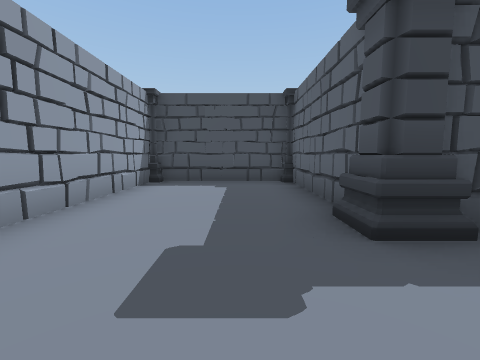
View 1 (above)

16 first-person views from a walk through a 3-D level made in the Unity game engine. The camera is 1.4 m above the floor, tilts 6° down and sees 90° across. The floor is counted in squares, 2 m on a side. Each view is taken from the middle of a square. On the plan, view 1 faces up. The plan holds only what a view shows up to about 9 squares ahead; the rest is blank. The place goes on beyond the plan. Some animated figures are left out.

View 2
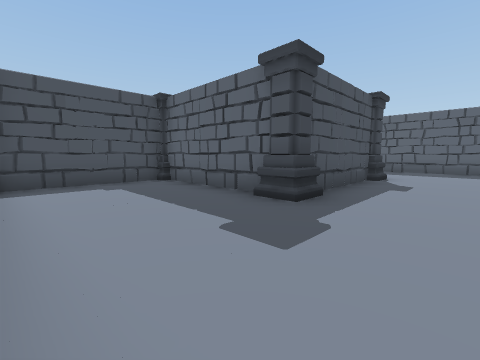

View 3
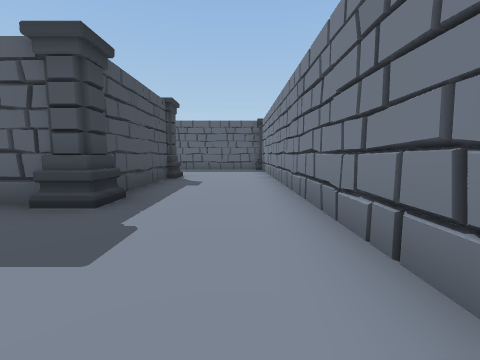

View 4
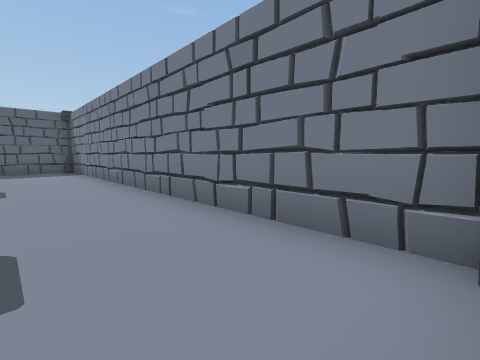

View 5
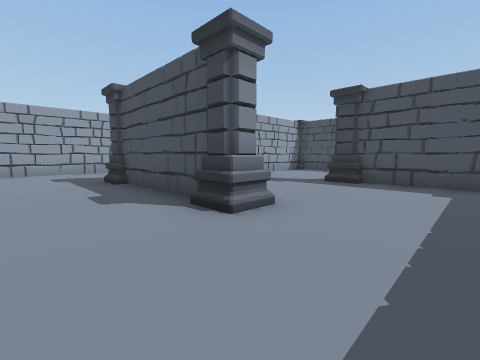

View 6
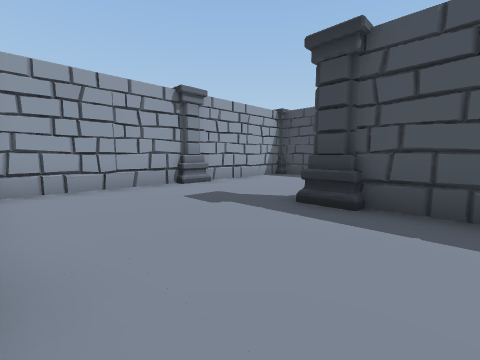

View 7
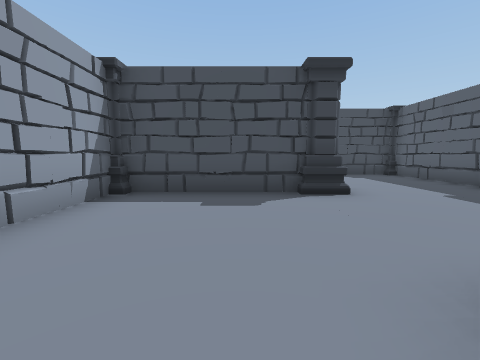

View 8
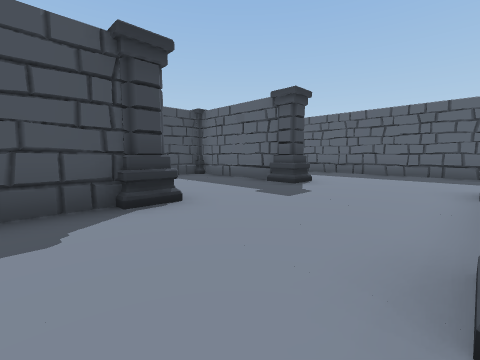

View 9
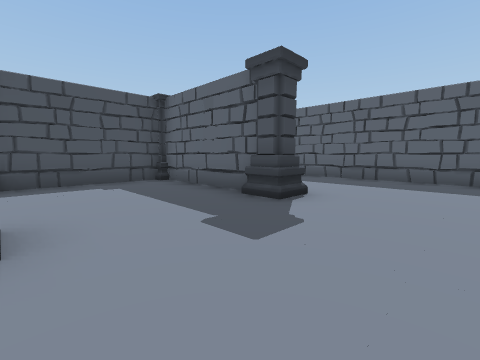

View 10
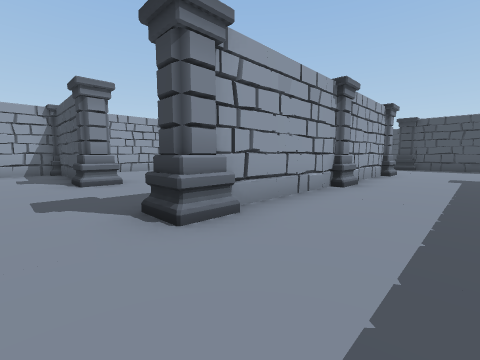

View 11
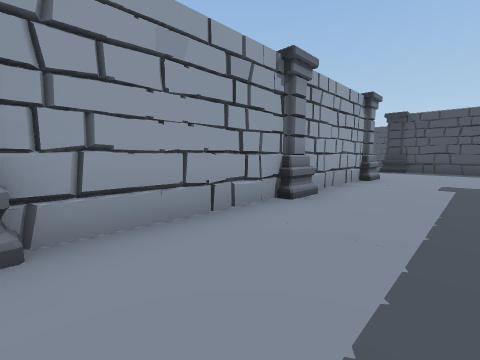

View 12
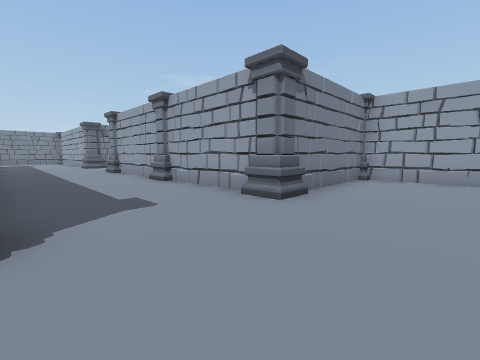

View 13
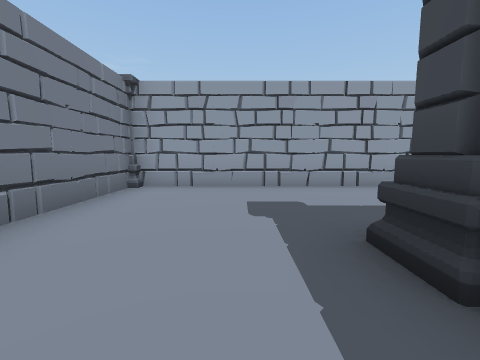

View 14
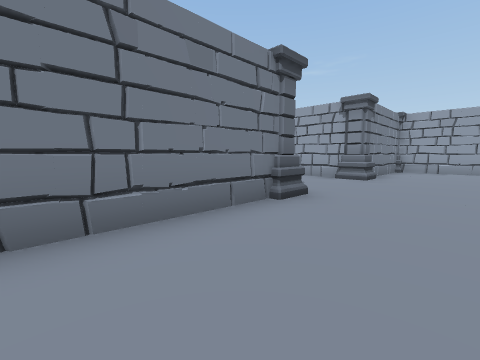

View 15
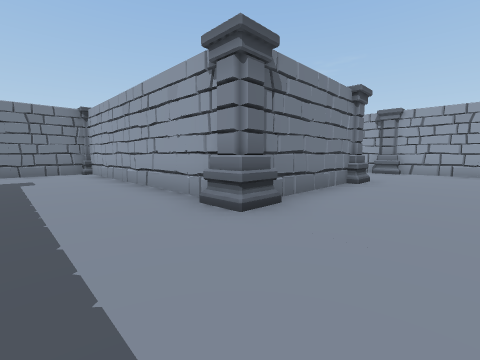

View 16
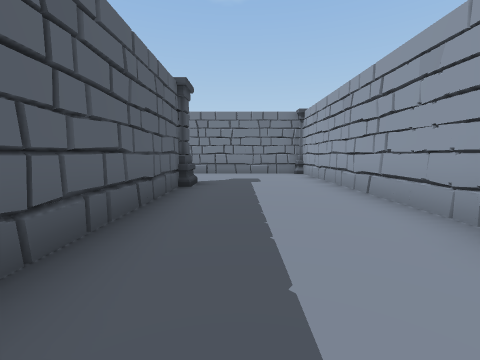

### Floor plan
Points are (right, up) in squares from view 1. A wall is a line through its corners. A room is listed if a view was taken in it or the views show most of it. See-through windows are left out.
Room 1 (views 1, 2, 3, 4)
walls: (1.4, 2.6) (1.4, 6.4) (-2.3, 6.4) (-2.3, 0); (-1.6, -1) (6.5, -1); (5.3, 2.2) (1.8, 2.2)
ways out: opening at (5.5, 0.5) to room 2
objects: column (1, 2)
Room 2 (views 5, 6, 7, 8, 9, 10, 11, 12, 13, 14, 15, 16)
walls: (9.4, 11.4) (9.4, 14.5) (6, 14.5); (5.3, 10.5) (1.7, 10.5) (1.7, 2.9); (9.7, 6.2) (9.7, -0.1); (8.1, 6.4) (6.5, 6.4); (6.6, 6.7) (9.2, 6.7); (4.4, 10.6) (4, 10.3); (9.7, 17.4) (9.7, 11.6); (6.5, 18.6) (9.1, 18.6); (13.7, 18.6) (17.1, 18.6); (13.4, 2.6) (13.4, 12.6); (5.5, 21.4) (5.8, 21.1); (12, 22.3) (10.5, 22.3); (9.4, -0.5) (9.4, 1.5); (10.5, -1) (13.9, -1); (6.5, -1) (8.7, -1); (5.7, 24.7) (5.7, 18.7)
ways out: opening at (5.5, 0.5) to room 1; opening at (5.5, 12.5)
objects: column (2, 7); column (5, 6) to (6, 7); column (6, 2); column (6, 11); column (9, 11) to (10, 11); column (9, 22); column (10, 7); column (10, 15); column (10, 18); column (13, 2) to (14, 2); column (13, 18)

Positions as (right, up) in squares from view 1, and headings:
1: (0, 0), facing up
2: (-2, 0), facing up-right
3: (-2, 0), facing right
4: (-2, 1), facing down-right
5: (8, 0), facing up-left
6: (7, 3), facing up-left
7: (4, 6), facing up
8: (4, 7), facing up-right
9: (6, 8), facing up-right
10: (12, 9), facing up-left
11: (12, 11), facing up-left
12: (13, 21), facing down-left
13: (11, 21), facing left
14: (17, 21), facing down-left
15: (12, 9), facing down-left
16: (12, 8), facing down
